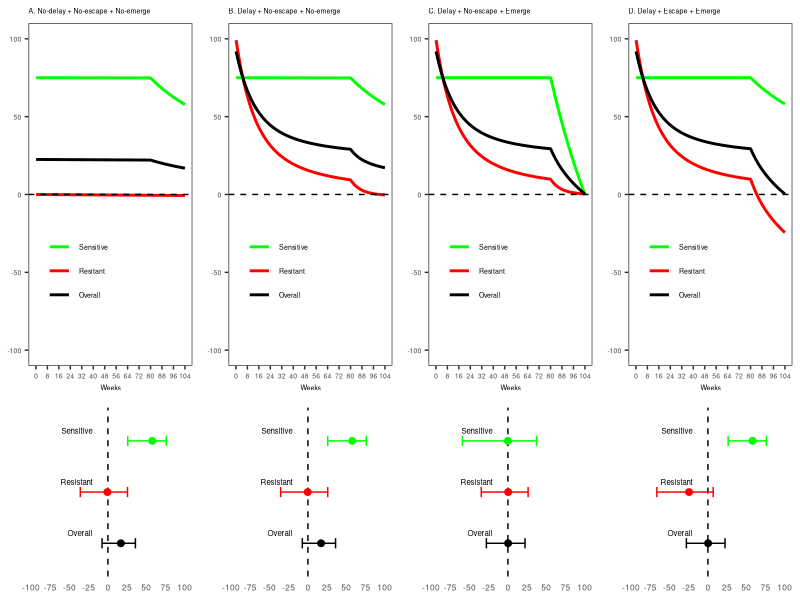

Generate this figure with R:
library(tidyverse)
library(ggplot2)
library(gridExtra)

q = 0.7
p = 0.25
lambda = 0.03/365

# Get the 95% CI about an estimate of PE based on 1 - p1/p2 with sample sizes n1 and n2
pe_ci = function(p1, p2, n1, n2) {
  sd = sqrt(((1/p1) - 1)/n1 + ((1/p2) - 1)/n2)
  res = log(p1/p2) + c(-1,1)*1.96*sd
  res = exp(res)
  1 - res
}

# CDF for the sum S = T and D where T and D are exponentially distributed with lambdas VRC01 and D.
F_S = function(t, lambda_VRC01, lambda_D) {
  1 - ((lambda_VRC01 * exp(-lambda_D * t) - lambda_D * exp(-lambda_VRC01 * t)) / (lambda_VRC01 - lambda_D))
}

# Conditional distribution of S conditional on T <= 560 days (80 weeks)
F_S_cond_T = Vectorize(function(t, lambda_VRC01, lambda_D) {
  # Compute P(T <= 560)
  P_T_560 <- 1 - exp(-lambda_VRC01 * 560)
  
  if (t <= 560) {
    tmp = F_S(t, lambda_VRC01, lambda_D)
  } else {
    tmp = ((lambda_VRC01)/(lambda_D - lambda_VRC01)) * (exp(-lambda_D*(t-560)) * exp(-lambda_VRC01*560) - exp(-lambda_D*t))
    tmp =  P_T_560 - tmp
  }
  
  tmp/P_T_560
})

# Make a cartoon plot
make_cartoon_plot = function(df, title) {
  p = ggplot(df, aes(x = x)) +
    geom_line(aes(y = y1, color = "green"), linewidth = 1) +
    geom_line(aes(y = y2, color = "red"), linewidth = 1) +
    geom_line(aes(y = y3, color = "black"), linewidth = 1) +
    geom_hline(yintercept = 0, linetype = "dashed") +
    scale_color_manual(values = c("green" = "green", "red" = "red", "black" = "black"), 
                       labels = c("Sensitive", "Resitant", "Overall"),
                       breaks = c("green", "red", "black") ) +
    labs(x = "Weeks", 
         y = "Dose-Pooled VRC01 vs. Placebo\nPrevention Efficacy (%)", 
         color='',
         title=title) +
    scale_y_continuous(
      limits = c(-1, 1),                        # Set y-axis limits
      breaks = seq(-1, 1, by = 0.5),            # Define tick positions
      labels = seq(-100, 100, by = 50)          # Label as -100 to 100
    ) +
    scale_x_continuous(
      limits = c(0, 728),                        # Set x-axis limits
      breaks = seq(0, 728, by = 56),            # Define tick positions
      labels = seq(0, 104, by = 8)         
    ) +
    theme_bw() +
    theme(
      panel.grid = element_blank(),
      axis.text.y = element_text(angle = 0),     
      legend.position = c(0.3, 0.3),  # Move legend inside plot (adjust as needed)
      legend.background = element_rect(fill = alpha("white", 0)), # Semi-transparent background
      plot.title = element_text(size = 5),      # Reduce title size
      axis.title = element_text(size = 5),       # Reduce axis titles size
      axis.text = element_text(size = 5),        # Reduce axis text size
      legend.title = element_text(size = 5),     # Reduce legend title size
      legend.text = element_text(size = 5)       # Reduce legend text size
    )
  
  return(p)
}

# Make plot of cumulative PE with 95% CI
make_pe_ci_plot = function(df) {
  ggplot(df, aes(x = x, y = y, color = color)) +
    geom_vline(xintercept = 0, linetype = "dashed") +  # Reference line at 0
    geom_errorbarh(aes(xmin = lower, xmax = upper), height = 0.2, size = 0.5) +  # Confidence intervals
    geom_point(size = 2) +  # Point estimates
    geom_text(aes(label = label, x=-0.2), hjust = 1, vjust = -1.2, size=2, color = "black") +  # Add labels
    scale_x_continuous(
      limits = c(-1, 1),
      breaks = seq(-1, 1, by = 0.25),
      labels = seq(-100, 100, by = 25)
    ) +
    scale_y_continuous(limits = c(0.5, 3.5), breaks = NULL) + 
    labs(
      x = "Cumulative PE through week 104",
      y = "",
      color = "Legend"
    ) +
    scale_color_manual(values = c("green" = "green", "red" = "red", "black" = "black"), guide = "none") +  # Custom colors, no legend
    theme_minimal() +
    theme(
      axis.text.y = element_blank(),  # Remove y-axis labels
      axis.ticks.y = element_blank(),
      panel.grid = element_blank(),
      plot.title = element_text(hjust = 0.5, face = "bold", size = 10),
      axis.title = element_text(size = 8),       # Reduce axis titles size
      axis.text = element_text(size = 6),        # Reduce axis text size
      legend.title = element_text(size = 8),     # Reduce legend title size
      legend.text = element_text(size = 6)       # Reduce legend text size
    )
}




## panel A "No-delay + no-escape + no-emerge"
## lambda differs by treatment
## ratio of resistant to sensitive differs by treatment

# pvs during the infusion period (A) 
pvsA = ((p*(1-q))/(q + p - q*p)) * (1 - exp(-lambda*(q + p - q*p)*pmin(560, 1:728)))

# pvr during the infusion period (A) 
pvrA = (q/(q + p - q*p)) * (1-exp(-lambda*(q + p - q*p)*pmin(560, 1:728)))

# proportion at risk after week 80 in VRC01 arm
pvAtRisk = exp(-lambda*(q + p - q*p)*560)

# follow-up period
pvsB = pvAtRisk * (1-q) * (1-exp(-lambda*(pmax(0, (1:728)-560))))
pvrB = pvAtRisk * q * (1-exp(-lambda*(pmax(0, (1:728)-560))))

# overall
pvs = pvsA + pvsB
pvr = pvrA + pvrB

# placebos are simple
pps = (1-q) * (1 - exp(-lambda * (1:728)))
ppr = q * (1 - exp(-lambda * (1:728)))


# Model A plots
df = data.frame( x = 1:728, 
                 y1 = 1 - pvs / pps, 
                 y2 = 1 - pvr / ppr,
                 y3 = 1 - (pvs + pvr) / (pps + ppr))
pA = make_cartoon_plot(df, 'A. No-delay + No-escape + No-emerge')

cis = pe_ci(pvs[728], pps[728], 3000, 1500)
cir = pe_ci(pvr[728], ppr[728], 3000, 1500)
cio = pe_ci(pvs[728] + pvr[728], pps[728] + ppr[728], 3000, 1500)
df = data.frame(
  x = c(1 - pvs[728] / pps[728], 1 - pvr[728] / ppr[728], 1 - (pvs[728] + pvr[728]) / (pps[728] + ppr[728])),  # Point estimates
  y = c(3, 2, 1),  # Y positions
  lower = c(cis[1], cir[1], cio[1]),  # Lower bound of CI
  upper = c(cis[2], cir[2], cio[2]),  # Upper bound of CI
  color = c("green", "red", "black"),  # Colors
  label = c("Sensitive", "Resistant", "Overall")  # Labels for annotation
)
qA = make_pe_ci_plot(df)


## panel B "Delay + No-escape + No-emerge"
## lambda differs by treatment
## ratio of resistant to sensitive differs by treatment

# pvs during the infusion period (A) 
pvsA = ((p*(1-q))/(q + p - q*p)) * (1 - exp(-lambda*(q + p - q*p)*pmin(560, 1:728)))

# pvr during the infusion period (A) which will be F_T(560)*F_S_cond_T(1:728)
pvrA = (q/(q + p - q*p)) * (1-exp(-lambda*(q + p - q*p)*560)) * F_S_cond_T(1:728, lambda*(q + p - q*p), 1/56)

# proportion at risk after week 80 in VRC01 arm
pvAtRisk = exp(-lambda*(q + p - q*p)*560)

# follow-up period
pvsB = pvAtRisk * (1-q) * (1-exp(-lambda*(pmax(0, (1:728)-560))))
pvrB = pvAtRisk * q * (1-exp(-lambda*(pmax(0, (1:728)-560))))

# overall
pvs = pvsA + pvsB
pvr = pvrA + pvrB

# placebos are simple
pps = (1-q) * (1 - exp(-lambda * (1:728)))
ppr = q * (1 - exp(-lambda * (1:728)))

# Model B plots
df = data.frame( x = 1:728, 
                 y1 = 1 - pvs / pps, 
                 y2 = 1 - pvr / ppr,
                 y3 = 1 - (pvs + pvr) / (pps + ppr))
pB = make_cartoon_plot(df, 'B. Delay + No-escape + No-emerge')

cis = pe_ci(pvs[728], pps[728], 3000, 1500)
cir = pe_ci(pvr[728], ppr[728], 3000, 1500)
cio = pe_ci(pvs[728] + pvr[728], pps[728] + ppr[728], 3000, 1500)
df = data.frame(
  x = c(1 - pvs[728] / pps[728], 1 - pvr[728] / ppr[728], 1 - (pvs[728] + pvr[728]) / (pps[728] + ppr[728])),  # Point estimates
  y = c(3, 2, 1),  # Y positions
  lower = c(cis[1], cir[1], cio[1]),  # Lower bound of CI
  upper = c(cis[2], cir[2], cio[2]),  # Upper bound of CI
  color = c("green", "red", "black"),  # Colors
  label = c("Sensitive", "Resistant", "Overall")  # Labels for annotation
)
qB = make_pe_ci_plot(df)


## panel C "Delay + No-escape + Emerge"
## lambda equal by treatment
## ratio of resistant to sensitive equal by treatment

# pvs during the infusion period (A) 
pvsA = p * (1-q) * (1 - exp(-lambda*pmin(560, 1:728)))

# pvr during the infusion period (A) which will be F_T(560)*F_S_cond_T(1:728) 
pvrA = q * (1-exp(-lambda*560)) * F_S_cond_T(1:728, lambda, 1/56)

# proportion at risk after week 80 in VRC01 arm
pvAtRisk = exp(-lambda*560)

# follow-up period
pvsB = pvAtRisk * (1-q) * (1-exp(-lambda*(pmax(0, (1:728)-560))))
pvrB = pvAtRisk * q * (1-exp(-lambda*(pmax(0, (1:728)-560))))

# sensitive viruses that escape emerge during follow-up
pvsE = c(rep(0, 560), seq(0, ((1-p)/p)*pvsA[560], length.out=168))

# sensitive viruses
# overall
pvs = pvsA + pvsB + pvsE
pvr = pvrA + pvrB 

# placebos are simple
pps = (1-q) * (1 - exp(-lambda * (1:728)))
ppr = q * (1 - exp(-lambda * (1:728)))


# Model C plots
df = data.frame( x = 1:728, 
                 y1 = 1 - pvs / pps, 
                 y2 = 1 - pvr / ppr,
                 y3 = 1 - (pvs + pvr) / (pps + ppr))
pC = make_cartoon_plot(df, 'C. Delay + No-escape + Emerge')

cis = pe_ci(pvs[728], pps[728], 3000, 1500)
cir = pe_ci(pvr[728], ppr[728], 3000, 1500)
cio = pe_ci(pvs[728] + pvr[728], pps[728] + ppr[728], 3000, 1500)
df = data.frame(
  x = c(1 - pvs[728] / pps[728], 1 - pvr[728] / ppr[728], 1 - (pvs[728] + pvr[728]) / (pps[728] + ppr[728])),  # Point estimates
  y = c(3, 2, 1),  # Y positions
  lower = c(cis[1], cir[1], cio[1]),  # Lower bound of CI
  upper = c(cis[2], cir[2], cio[2]),  # Upper bound of CI
  color = c("green", "red", "black"),  # Colors
  label = c("Sensitive", "Resistant", "Overall")  # Labels for annotation
)
qC = make_pe_ci_plot(df)


## panel D "Delay + Escape + Emerge"
## lambda equal by treatment
## ratio of resistant to sensitive equal by treatment

# pvs during the infusion period (A) 
pvsA = p * (1-q) * (1 - exp(-lambda*pmin(560, 1:728)))

# pvr during the infusion period (A) which will be F_T(560)*F_S_cond_T(1:728) 
pvrA = q * (1-exp(-lambda*560)) * F_S_cond_T(1:728, lambda, 1/56)

# proportion at risk after week 80 in VRC01 arm
pvAtRisk = exp(-lambda*560)

# follow-up period
pvsB = pvAtRisk * (1-q) * (1-exp(-lambda*(pmax(0, (1:728)-560))))
pvrB = pvAtRisk * q * (1-exp(-lambda*(pmax(0, (1:728)-560))))

# sensitive viruses that escape during infusion period and emerge during follow-up
pvrE = c(rep(0, 560), seq(0, ((1-p)/p)*pvsA[560], length.out=168))

# sensitive viruses
# overall
pvs = pvsA + pvsB
pvr = pvrA + pvrB + pvrE

# placebos are simple
pps = (1-q) * (1 - exp(-lambda * (1:728)))
ppr = q * (1 - exp(-lambda * (1:728)))

# Model D plots
df = data.frame( x = 1:728, 
                 y1 = 1 - pvs / pps, 
                 y2 = 1 - pvr / ppr,
                 y3 = 1 - (pvs + pvr) / (pps + ppr))
pD = make_cartoon_plot(df, 'D. Delay + Escape + Emerge')

cis = pe_ci(pvs[728], pps[728], 3000, 1500)
cir = pe_ci(pvr[728], ppr[728], 3000, 1500)
cio = pe_ci(pvs[728] + pvr[728], pps[728] + ppr[728], 3000, 1500)
df = data.frame(
  x = c(1 - pvs[728] / pps[728], 1 - pvr[728] / ppr[728], 1 - (pvs[728] + pvr[728]) / (pps[728] + ppr[728])),  # Point estimates
  y = c(3, 2, 1),  # Y positions
  lower = c(cis[1], cir[1], cio[1]),  # Lower bound of CI
  upper = c(cis[2], cir[2], cio[2]),  # Upper bound of CI
  color = c("green", "red", "black"),  # Colors
  label = c("Sensitive", "Resistant", "Overall")  # Labels for annotation
)
qD = make_pe_ci_plot(df)

# Arrange figure
grid.arrange(pA+ylab(NULL), pB+ylab(NULL), pC+ylab(NULL), pD+ylab(NULL), 
             qA+xlab(NULL), qB+xlab(NULL), qC+xlab(NULL), qD+xlab(NULL), 
             nrow=2,
             heights = unit(c(2,1), "null"))
